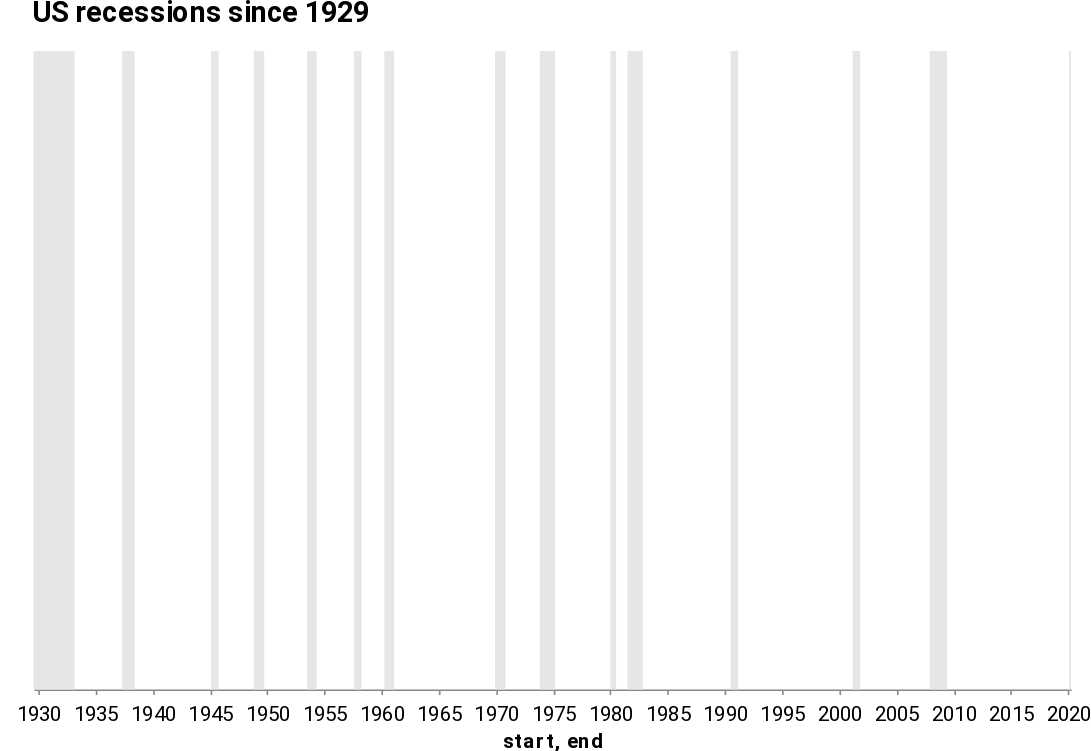

Write notebook code for a chart like this one.
### Code cell
rect = (
    alt.Chart(df, padding={"left": 10})
    .mark_rect(color="#e6e6e6")
    .encode(x="start:T", x2="end:T")
)

rect.properties(title="US recessions since 1929")

### Figure 1 — Vega-Lite specification as saved in the notebook (floating-point values rounded to 4 significant figures)
{"config": {"padding": {"left": -10, "top": 10, "right": 5, "bottom": 0}, "view": {"width": 650, "height": 400, "strokeOpacity": 0}, "background": "#ffffff", "title": {"anchor": "start", "font": "Roboto", "fontColor": "#1a1a1a", "fontSize": 18, "fontWeight": "bold", "dy": -10, "dx": 10}, "arc": {"fill": "#64938B"}, "area": {"fill": "#64938B", "opacity": 0.6}, "line": {"stroke": "#64938B", "strokeWidth": 3}, "path": {"stroke": "#64938B"}, "rect": {"fill": "#64938B"}, "shape": {"stroke": "#64938B"}, "bar": {"fill": "#64938B"}, "point": {"stroke": "#64938B"}, "symbol": {"fill": "#64938B", "size": 30}, "axis": {"titleFont": "Roboto", "titleFontSize": 13, "titleFontWeight": "bold", "labelFont": "Roboto", "labelFontSize": 13, "labelFontWeight": "normal", "labelFontColor": "#e9e9e9"}, "axisX": {"labelAngle": 0, "labelPadding": 6, "tickSize": 3, "grid": false}, "axisY": {"labelBaseline": "middle", "maxExtent": 45, "minExtent": 45, "titleAlign": "left", "titleAngle": 0, "titleX": -35, "titleY": -46, "domainOpacity": 0, "gridWidth": 0.6, "gridColor": "#dddddd", "offset": 10, "tickSize": 0, "titleColor": "#1a1a1a"}, "legend": {"titleFont": "Roboto", "titleFontSize": 13, "titleFontWeight": "bold", "symbolType": "square", "labelFont": "Roboto", "labelFontSize": 13, "anchor": "middle", "legendX": -50}, "range": {"category": ["#64938B", "#d95f02", "#7570b3", "#e7298a", "#66a61e"], "diverging": ["#8c510a", "#d8b365", "#f6e8c3", "#f5f5f5", "#c7eae5", "#5ab4ac", "#01665e"], "heatmap": ["#C7EAE5", "#A6CDC7", "#85B0A9", "#64938B", "#42766C", "#21594E", "#003C30"], "ordinal": ["#64938B", "#d95f02", "#7570b3", "#e7298a", "#66a61e"], "ramp": ["#C7EAE5", "#A6CDC7", "#85B0A9", "#64938B", "#42766C", "#21594E", "#003C30"]}}, "data": {"name": "data-7b40a11a9f54627cad66a3d7700d1c18"}, "mark": {"type": "rect", "color": "#e6e6e6"}, "encoding": {"x": {"field": "start", "type": "temporal"}, "x2": {"field": "end"}}, "padding": {"left": 10}, "title": "US recessions since 1929", "$schema": "https://vega.github.io/schema/vega-lite/v5.16.3.json", "datasets": {"data-7b40a11a9f54627cad66a3d7700d1c18": [{"name": "Great Depression", "gdp_decline": -26.7, "start": "1929-08-01T00:00:00", "end": "1933-03-01T00:00:00", "start_year": "1929", "type": "Recessions", "gdp_decline_pos": 26.7}, {"name": "Recession of 1937–1938", "gdp_decline": -18.2, "start": "1937-05-01T00:00:00", "end": "1938-06-01T00:00:00", "start_year": "1937", "type": "Recessions", "gdp_decline_pos": 18.2}, {"name": "Recession of 1945", "gdp_decline": -12.7, "start": "1945-02-01T00:00:00", "end": "1945-10-01T00:00:00", "start_year": "1945", "type": "Recessions", "gdp_decline_pos": 12.7}, {"name": "Recession of 1949", "gdp_decline": -1.7, "start": "1948-11-01T00:00:00", "end": "1949-10-01T00:00:00", "start_year": "1948", "type": "Recessions", "gdp_decline_pos": 1.7}, {"name": "Recession of 1953", "gdp_decline": -2.6, "start": "1953-07-01T00:00:00", "end": "1954-05-01T00:00:00", "start_year": "1953", "type": "Recessions", "gdp_decline_pos": 2.6}, {"name": "Recession of 1958", "gdp_decline": -3.7, "start": "1957-08-01T00:00:00", "end": "1958-04-01T00:00:00", "start_year": "1957", "type": "Recessions", "gdp_decline_pos": 3.7}, {"name": "Recession of 1960–1961", "gdp_decline": -1.6, "start": "1960-04-01T00:00:00", "end": "1961-02-01T00:00:00", "start_year": "1960", "type": "Recessions", "gdp_decline_pos": 1.6}, {"name": "Recession of 1969–1970", "gdp_decline": -0.6, "start": "1969-12-01T00:00:00", "end": "1970-11-01T00:00:00", "start_year": "1969", "type": "Recessions", "gdp_decline_pos": 0.6}, {"name": "1973–1975 recession", "gdp_decline": -3.2, "start": "1973-11-01T00:00:00", "end": "1975-03-01T00:00:00", "start_year": "1973", "type": "Recessions", "gdp_decline_pos": 3.2}, {"name": "1980 recession", "gdp_decline": -2.2, "start": "1980-01-01T00:00:00", "end": "1980-07-01T00:00:00", "start_year": "1980", "type": "Recessions", "gdp_decline_pos": 2.2}, {"name": "1981–1982 recession", "gdp_decline": -2.7, "start": "1981-07-01T00:00:00", "end": "1982-11-01T00:00:00", "start_year": "1981", "type": "Recessions", "gdp_decline_pos": 2.7}, {"name": "Early 1990s recession", "gdp_decline": -1.4, "start": "1990-07-01T00:00:00", "end": "1991-03-01T00:00:00", "start_year": "1990", "type": "Recessions", "gdp_decline_pos": 1.4}, {"name": "Early 2000s recession", "gdp_decline": -0.3, "start": "2001-03-01T00:00:00", "end": "2001-11-01T00:00:00", "start_year": "2001", "type": "Recessions", "gdp_decline_pos": 0.3}, {"name": "Great Recession", "gdp_decline": -5.1, "start": "2007-12-01T00:00:00", "end": "2009-06-01T00:00:00", "start_year": "2007", "type": "Recessions", "gdp_decline_pos": 5.1}, {"name": "COVID-19 recession", "gdp_decline": -19.2, "start": "2020-02-01T00:00:00", "end": "2020-04-01T00:00:00", "start_year": "2020", "type": "Recessions", "gdp_decline_pos": 19.2}]}}
